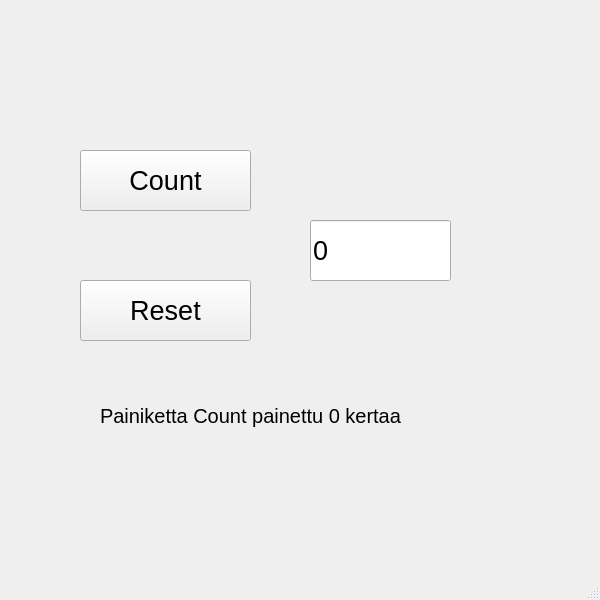
<?xml version="1.0" encoding="UTF-8"?>
<ui version="4.0">
 <class>MainWindow</class>
 <widget class="QMainWindow" name="MainWindow">
  <property name="geometry">
   <rect>
    <x>0</x>
    <y>0</y>
    <width>600</width>
    <height>600</height>
   </rect>
  </property>
  <property name="windowTitle">
   <string>MainWindow</string>
  </property>
  <widget class="QWidget" name="centralwidget">
   <widget class="QPushButton" name="btnCount">
    <property name="geometry">
     <rect>
      <x>80</x>
      <y>150</y>
      <width>171</width>
      <height>61</height>
     </rect>
    </property>
    <property name="font">
     <font>
      <pointsize>20</pointsize>
     </font>
    </property>
    <property name="text">
     <string>Count</string>
    </property>
   </widget>
   <widget class="QPushButton" name="btnReset">
    <property name="geometry">
     <rect>
      <x>80</x>
      <y>280</y>
      <width>171</width>
      <height>61</height>
     </rect>
    </property>
    <property name="font">
     <font>
      <pointsize>20</pointsize>
     </font>
    </property>
    <property name="text">
     <string>Reset</string>
    </property>
   </widget>
   <widget class="QLineEdit" name="txtResult">
    <property name="geometry">
     <rect>
      <x>310</x>
      <y>220</y>
      <width>141</width>
      <height>61</height>
     </rect>
    </property>
    <property name="font">
     <font>
      <pointsize>20</pointsize>
     </font>
    </property>
    <property name="text">
     <string>0</string>
    </property>
   </widget>
   <widget class="QLabel" name="labelInfo">
    <property name="geometry">
     <rect>
      <x>100</x>
      <y>380</y>
      <width>411</width>
      <height>71</height>
     </rect>
    </property>
    <property name="font">
     <font>
      <pointsize>15</pointsize>
     </font>
    </property>
    <property name="text">
     <string>Painiketta Count painettu 0 kertaa</string>
    </property>
   </widget>
  </widget>
  <widget class="QMenuBar" name="menubar">
   <property name="geometry">
    <rect>
     <x>0</x>
     <y>0</y>
     <width>600</width>
     <height>22</height>
    </rect>
   </property>
  </widget>
  <widget class="QStatusBar" name="statusbar"/>
 </widget>
 <resources/>
 <connections/>
</ui>
